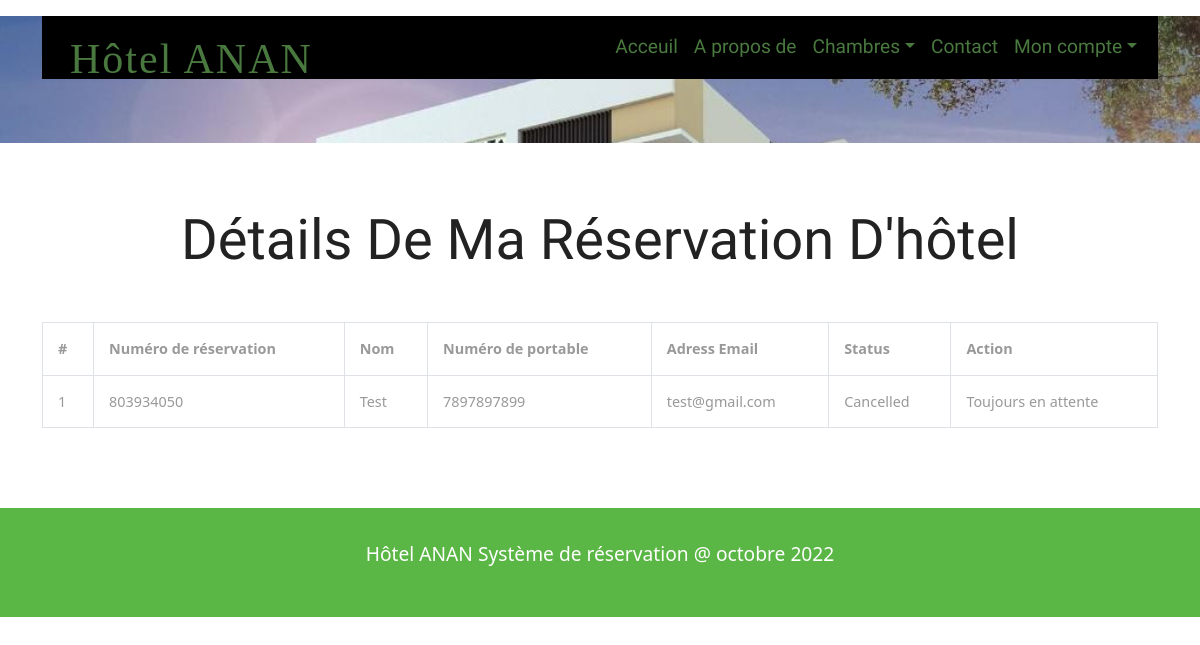
The page /my-booking.php (signed in) on the database its author committed.
### tables this page shows
CREATE TABLE `booking` (
  `ID` int(10) NOT NULL,
  `RoomId` int(5) DEFAULT NULL,
  `BookingNumber` varchar(120) DEFAULT NULL,
  `UserID` int(5) NOT NULL,
  `IDType` varchar(120) DEFAULT NULL,
  `Gender` varchar(50) DEFAULT NULL,
  `Address` mediumtext DEFAULT NULL,
  `CheckinDate` varchar(200) DEFAULT NULL,
  `CheckoutDate` varchar(200) DEFAULT NULL,
  `BookingDate` timestamp NULL DEFAULT current_timestamp(),
  `Remark` varchar(50) DEFAULT NULL,
  `Status` varchar(50) DEFAULT NULL,
  `UpdationDate` timestamp NULL DEFAULT NULL ON UPDATE current_timestamp()
);

CREATE TABLE `user` (
  `ID` int(10) NOT NULL,
  `FullName` varchar(200) DEFAULT NULL,
  `MobileNumber` bigint(10) DEFAULT NULL,
  `Email` varchar(120) DEFAULT NULL,
  `Password` varchar(120) DEFAULT NULL,
  `RegDate` timestamp NULL DEFAULT current_timestamp()
);

### my-booking.php (the view, shortened to what this page needs)
<?php
	include('includephp/connectionbd.php');
	if (strlen($_SESSION['hotelanan']==0)) {
	header('location:logout.php');
	} else{
		?>
		<!DOCTYPE HTML>
		<html>
		<head>
			<link href="css/style.css" rel="stylesheet" type="text/css" media="all" />
			<link href="https://cdn.jsdelivr.net/npm/bootstrap@5.0.0-beta1/dist/css/bootstrap.min.css" rel="stylesheet">
		</head>
		<body>
			<div class="header head-top">
				<div class="container">
					<?php include_once('includephp/header.php');?>
				</div>
			</div>
			<div class="typography">
					<div class="container">
						<div class="typography-info">
							<h2 class="type">Détails de ma réservation d'hôtel</h2>
						</div>
						<div class="bs-docs-example">
							<table class="table table-bordered">
								<thead>
									<tr>
										<th>#</th>
										<th>Numéro de réservation</th>
										<th>Nom</th>
										<th>Numéro de portable</th>
										<th>Adress Email</th>
										<th>Status</th>
										<th>Action</th>
									</tr>
								</thead>
								<tbody>
									<?php
										$uid= $_SESSION['hotelanan'];
										$sql="SELECT user.*,booking.BookingNumber,booking.Status,booking.ID as bid from booking join user on booking.UserID=user.ID where UserID=:uid";
										$query = $dbh -> prepare($sql);
										$query-> bindParam(':uid', $uid, PDO::PARAM_STR);
										$query->execute();
										$results=$query->fetchAll(PDO::FETCH_OBJ);
										$cnt=1;
										if($query->rowCount() > 0)
										{
											foreach($results as $row)
											{               ?>
												<tr>
													<td><?php echo htmlentities($cnt);?></td>
													<td><?php  echo htmlentities($row->BookingNumber);?></td>
													<td><?php  echo htmlentities($row->FullName);?></td>
													<td><?php  echo htmlentities($row->MobileNumber);?></td>
													<td><?php  echo htmlentities($row->Email);?></td>
													<?php if($row->Status=="")
													{ ?>
														<td><?php echo "Toujours en attente"; ?></td>
													<?php } else { ?>
									                 	<td><?php  echo htmlentities($row->Status);?></td>
													<?php } ?>
													<?php if($row->Status=="approuvée") { ?>
														<td><a href="view-application-detail.php?viewid=<?php echo htmlentities ($row->bid);?>" class="btn btn-danger">Voir les détails</a></td>
													<?php } else { ?>
									                 	<td><?php  echo "Toujours en attente";?></td>
													<?php } ?>
												</tr>
												<?php $cnt=$cnt+1;
											}
										}
									?>
								</tbody>
							</table>
						</div>
					</div>
				</div>
			<?php include_once('includephp/footer.php');?>
		</body>
		</html>
	<?php }
?>

### css/style.css (style rules this page uses)
body { padding:0 0; margin:0 0; font-family: 'Rancho', cursive; font-family: 'Open Sans', sans-serif; }
.header { background:url(../images/hotelfront.jpg) no-repeat 0px 0px; background-size:cover; -webkit-background-size: cover; -moz-background-size: cover; -o-background-size: cover; -ms-background-size: cover; min-height:764px; padding-bottom: 4em; }
.content > .contact > .container h2, .typography > .container > p, .typography > .container > .typography-info h2 { font-size: 3.5em; text-transform: capitalize; font-family: 'Rancho', cursive; color: #222; margin-bottom: 0.5em; }
.head-top { min-height: 115px !important; }
.typography-info { text-align: center; margin-bottom: 3em; }
h2.type { font-size: 3.5em; text-transform: capitalize; font-family: 'Rancho', cursive; color: #222; }
.typography { padding: 4em 0; }
.table > thead > tr > th, .table > tbody > tr > th, .table > tfoot > tr > th, .table > thead > tr > td, .table > tbody > tr > td, .table > tfoot > tr > td { border-top: none !important; }
.bs-docs-example { margin: 1em 0; }
.table td, .table>tbody>tr>td, .table>tbody>tr>th, .table>tfoot>tr>td, .table>tfoot>tr>th, .table>thead>tr>td, .table>thead>tr>th { padding: 15px!important; }
.table > thead > tr > th, .table > tbody > tr > th, .table > tfoot > tr > th, .table > thead > tr > td, .table > tbody > tr > td, .table > tfoot > tr > td { font-size: 0.9em; color: #999; border-top: none !important; }
@media (max-width:1440px) { .header { min-height: 679px; } }
@media (max-width:1366px) { .header { min-height: 652px; } }
@media (max-width:1280px) { .header { min-height: 602px; } }

### rows shown on the page
booking: BookingNumber "803934050", UserID.FullName "Test", UserID.MobileNumber "7897897899", UserID.Email "test@gmail.com", Status "Cancelled", shows "Toujours en attente"
